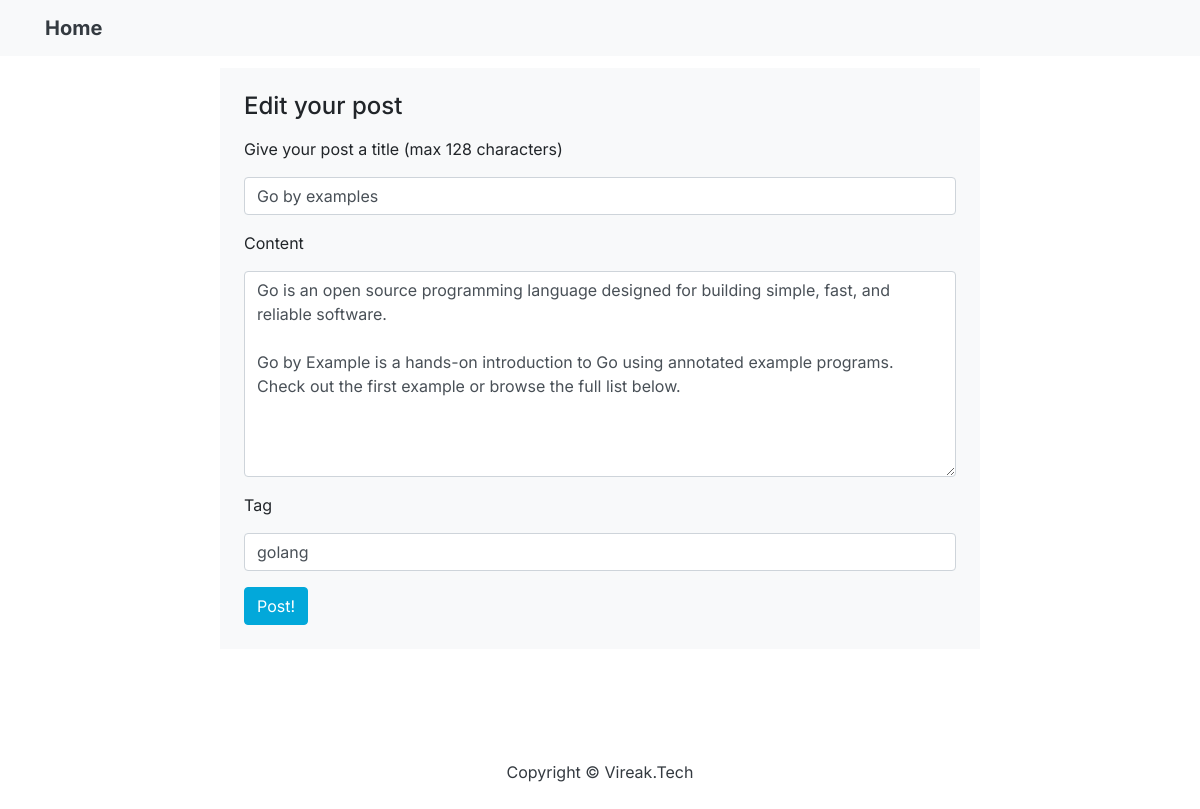
The page /post/7/edit (signed in) on the database its author committed.
### app/posts/models.py (models this page shows, shortened)
class Post(db.Model):
    __tablename__ = "posts"
    id = db.Column(db.Integer, primary_key=True, autoincrement=True)
    author_id = db.Column(db.Integer, db.ForeignKey('users.id'), nullable=False)
    title = db.Column(db.String(128), unique=True, nullable=False)
    content = db.Column(db.Text, nullable=False)
    tag = db.Column(db.String)
    date_posted= db.Column(db.DateTime, nullable=False, default=datetime.utcnow)
    comments = db.relationship('app.comments.models.Comment', backref='parent_post', lazy=True)

### app/posts/views.py (the view, shortened to what this page needs)
class EditPost(View):
    methods = ['GET', 'POST']
    @admin_required
    @login_required
    def dispatch_request(self, post_id:int):
        username = session['active_user']['username']
        post = db_posts(id=post_id)
        if username != post.author.username:
            abort(403)
        form = PostForm()
        form.title.data = post.title
        form.content.data = post.content
        form.tag.data = post.tag
        return render_template('editpost.html', form=form)

### app/posts/forms.py
class PostForm(FlaskForm):
    title = StringField(label='Give your post a title (max 128 characters)', validators=[DataRequired(), Length(max=128)])
    content = TextAreaField(label='Content', validators=[DataRequired()])
    tag = StringField(label='Tag', validators=[Length(max=24)])
    submit = SubmitField(label='Post!')

### app/utils/authutil.py (called while the page is built)
def login_required(func):
    @wraps(func)
    def f(*args, **kwargs):
        if not user_authenticated():
            return redirect(url_for('users.Login'))
        return func(*args, **kwargs)
    return f

def admin_required(func):
    @wraps(func)
    def f(*args, **kwargs):
        username = session['active_user']['username']
        if user_authenticated() and db_user(username=username).is_admin:
            return func(*args, **kwargs)
        return redirect(url_for('users.Dashboard'))
    return f

def user_authenticated() -> bool:
    return True if 'active_user' in session and session['active_user']['is_authenticated'] else False

### app/utils/dbutil.py (called while the page is built, shortened)
def db_user(id=None, username=None, email=None, phone=None) -> object:
    if id:
        return db.session.query(User).filter(User.id==id).first()
    if username:
        return db.session.query(User).filter(User.username==username).first()
    if email:
        return db.session.query(User).filter(User.email==email).first()
    return db.session.query(User).filter(User.phone==phone).first()

def db_posts(id=None, author_id=None, author=None, limit=None, offset=None) -> object:
    if id:
        return db.session.query(Post).filter(Post.id==id).first()

### app/templates/editpost.html (shortened to what this page needs)
{% extends 'layout.html' %}
{% block content %}
    <section>
        <div class="container">
        <div class="row">
            <div class="col-lg-8 mx-auto bg-light m-5 p-4">
                <h4>Edit your post</h4>
                <form method="POST" action="">
                    <div class="form-group">
                        <label>{{ form.title.label(class="form-control-label") }}</label>
                          {{ form.title(class="form-control") }}
                    </div>
                    <div class="form-group">
                        <label>{{ form.content.label(class="form-control-label") }}</label>
                          {{ form.content(class="form-control", rows="8")}}
                    </div>
                    <div class="form-group">
                        <label>{{ form.tag.label(class="form-control-label") }}</label>
                          {{ form.tag(class="form-control") }}
                    </div>
                    <div>
                          {{ form.submit(class="btn btn-primary") }}
                    </div>
                </form>
    </section>
{% endblock %}

### app/static/css/scrolling-nav.css (style rules this page uses)
body { margin: 0; font-family: "Inter", -apple-system, BlinkMacSystemFont, "Segoe UI", Roboto, "Helvetica Neue", Arial, "Noto Sans", sans-serif, "Apple Color Emoji", "Segoe UI Emoji", "Segoe UI Symbol", "Noto Color Emoji"; font-size: 16px; font-weight: 1rem; line-height: 1.5; color: #212529; text-align: left; background-color: #fff; }
section { padding: 20px 5px 15px 5px; }
h1, h2, h3, h4, h5, h6 { margin-top: 0; margin-bottom: 1rem; }
.btn-primary { color: #fff; background-color: #02a8da ; border-color: #02a8da ; }

### rows shown on the page
Post: title "Go by examples", content "Go is an open source programming language designed for building simple, fast, and reliable software. Go by Example is a hands-on introduction to Go using annotated example programs. Check out the first example or browse the full list below.", tag "golang"
